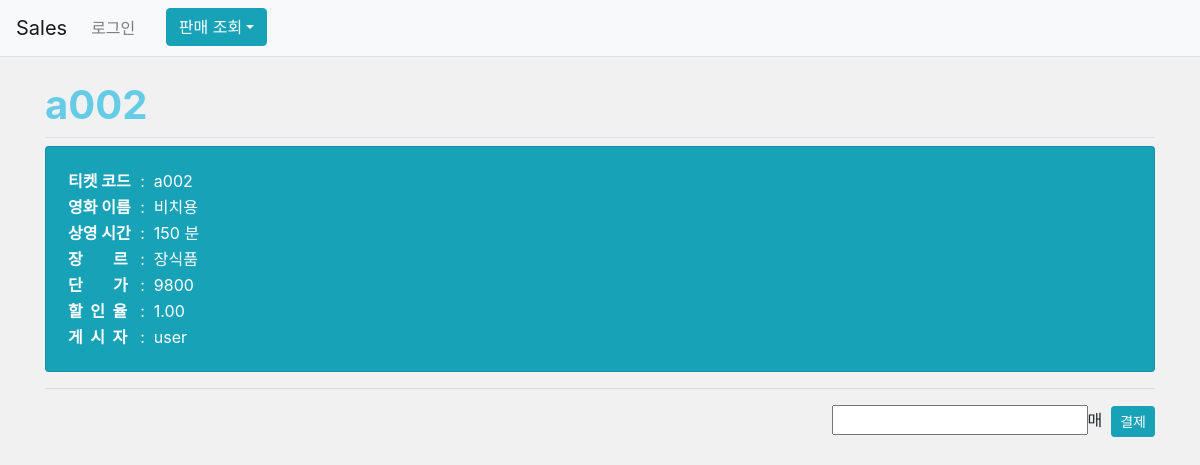
Page /2/ on the committed database.
### sales/models.py (models this page shows, shortened)
class Product (models.Model) :
    id = models.AutoField(primary_key = True)
    pcode = models.CharField(max_length = 10, unique = True, null = True)
    pname = models.TextField()
    jang = models.TextField()
    ptime = models.IntegerField(default = 0)
    unitprice = models.IntegerField(default = 0)
    discountrate = models.DecimalField(max_digits = 11, decimal_places = 2, default = 0)
    img_file = models.ImageField(null = True, blank = True)
    author = models.ForeignKey(User, on_delete = models.CASCADE)
    create_date = models.DateTimeField(null = True, blank = True)
    class Meta :
        unique_together = (("id", "pcode"),)

### sales/views.py (the view)
# urls.py: path('<int:product_id>/', views.detail, name = 'detail'),
def detail(request, product_id) :
    product = get_object_or_404(Product, pk = product_id)
    context = {'product' : product}
    return render(request, 'sales/product_detail.html', context)

### templates/sales/product_detail.html (shortened to what this page needs)
{% extends 'base.html' %}
{% block content %}
<div class = "container my-3">
    <h1 class = "border-bottom py-2">{{product.pcode}}</h1>
    <div class = "card text-white bg-info mb-3">
        <div class = "card-body">
            <table width = 100%>
                <td>
                    <table align = 'left'>
                        <tr>
                            <th>티켓 코드&nbsp&nbsp</th>
                            <td> :&nbsp&nbsp{{ product.pcode}}</td>
                        </tr>
                        <tr>
                            <th>영화 이름&nbsp&nbsp</th>
                            <td> :&nbsp&nbsp{{ product.pname}}</td>
                        </tr>
                        <tr>
                            <th>상영 시간&nbsp&nbsp</th>
                            <td> :&nbsp&nbsp{{ product.ptime}} 분</td>
                        </tr>
                        <tr>
                            <th>장&nbsp&nbsp&nbsp&nbsp&nbsp&nbsp&nbsp&nbsp르&nbsp&nbsp</th>
                            <td> :&nbsp&nbsp{{ product.jang}}</td>
                        </tr>
                        <tr>
                            <th>단&nbsp&nbsp&nbsp&nbsp&nbsp&nbsp&nbsp&nbsp가&nbsp&nbsp</th>
                            <td> :&nbsp&nbsp{{ product.unitprice}}</td>
                        </tr>
                        <tr>
                            <th>할&nbsp&nbsp인&nbsp&nbsp율 </th>
                            <td> :&nbsp&nbsp{{ product.discountrate}}</td>
                        </tr>
                        <tr>
                            <th>게&nbsp&nbsp시&nbsp&nbsp자 </th>
                            <td> :&nbsp&nbsp{{ product.author.username }}</td>
                        </tr>
                    </table>
                </td>
                <td align = 'right'>
                </td>
            </table>
        </div>
    </div>
    <div align = 'right'>
        <hr></hr>
        <table align = 'right'>
            <input type = "number" id = "tNum" name = "tNum"> 매&nbsp&nbsp</input>
            <button id = "numBtn" class = "btn btn-sm btn-info">결제</button>
        </table>
    </div>
</div>
{% endblock %}

### static/style.css (style rules this page uses)
#color { background-color: rgb(241, 241, 241); }
h1 { font-weight:bold; color : rgb(102, 204, 230); }

### rows in the picture
Product: pcode "a002", pname "비치용", ptime "150", jang "장식품", unitprice "9800", discountrate "1.00", author.username "user"
